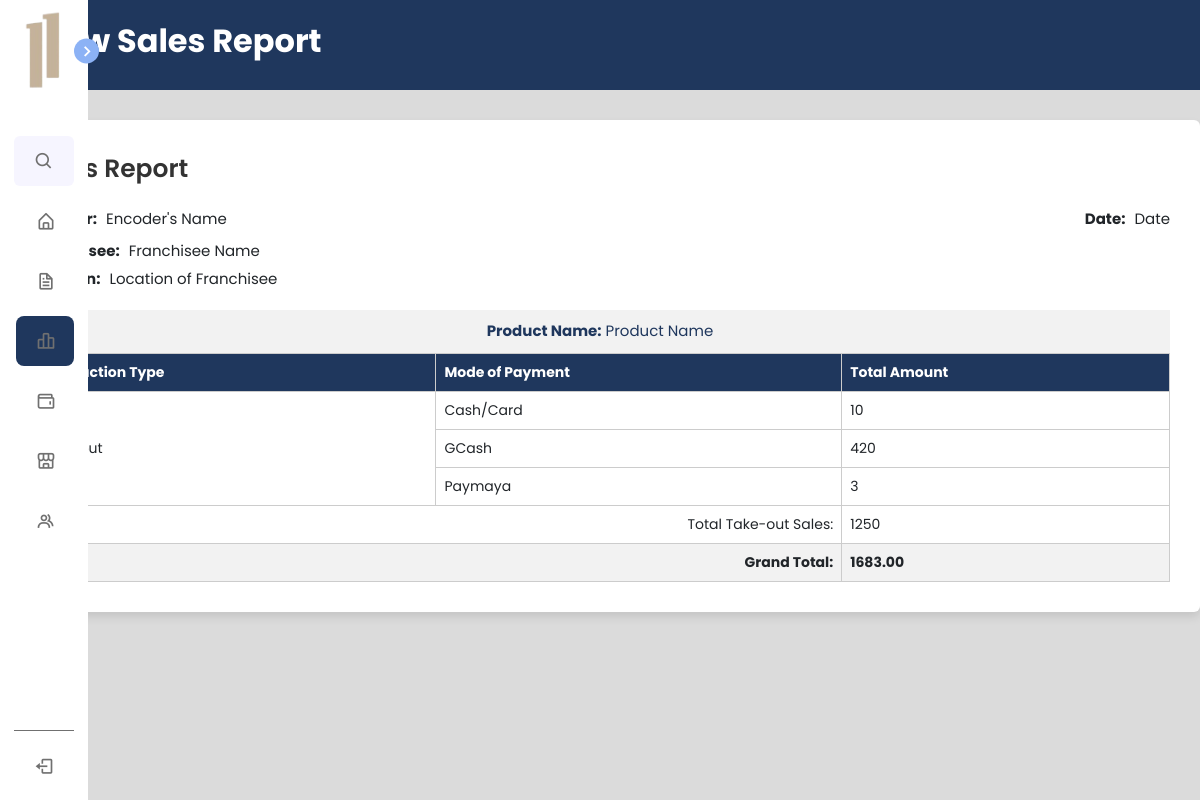
The app's page /pages/salesPerformance/salesReport.php?id=4 with its own data.
### tables this page shows
CREATE TABLE `sales_report` (
  `report_id` bigint(250) NOT NULL,
  `ac_id` bigint(250) NOT NULL,
  `encoder_id` bigint(250) NOT NULL,
  `franchisee` varchar(150) NOT NULL,
  `services` varchar(120) NOT NULL,
  `transactions` text NOT NULL,
  `grand_total` text NOT NULL,
  `date_added` date NOT NULL
);

### pages/salesPerformance/salesReport.php (the view, shortened to what this page needs)
<?php
include ("../../phpscripts/database-connection.php");
$id = isset($_GET['id']) ? $_GET['id'] : null;
$data = [];
$query = "SELECT * FROM sales_report WHERE report_id = '$id'";
$result = mysqli_query($con, $query);
if ($result) {
    if (mysqli_num_rows($result) > 0) {
        $data = mysqli_fetch_assoc($result);
    } else {
        $data['error'] = "No record found with ID: $id";
    }
} else {
    $data['error'] = mysqli_error($con);
}
?>
<!DOCTYPE html>
<html lang="en">
<head>
    <link href="https://cdn.jsdelivr.net/npm/bootstrap@5.3.3/dist/css/bootstrap.min.css" rel="stylesheet"
>
    <link rel="stylesheet" href="../../assets/css/navbar.css">
    <link rel="stylesheet" href="../../assets/css/salesReport.css">
    <link href='https://unpkg.com/boxicons@2.1.4/css/boxicons.min.css' rel='stylesheet'>
</head>
<body>
    <header class="contractheader">
        <div class="container-header">
            <h1 class="title">View Sales Report</h1>
        </div>
    </header>
    <nav class="sidebar close">
        <header>
            <div class="image-text">
                <span class="image">
                    <img src="../../assets/images/BoxLogo.png" alt="logo">
                </span>
            </div>
            <i class='bx bx-chevron-right toggle'></i>
        </header>
        <div class="menu-bar">
            <div class="menu">
                <li class="search-box">
                    <i class='bx bx-search icon'></i>
                </li>
                <ul class="menu-links">
                    <li class="nav-link" id="dashboard-link">
                        <a href="../../dashboard">
                            <i class='bx bx-home-alt icon'></i>
                        </a>
                    </li>
                    <li class="nav-link" id="franchising-link">
                        <a href="../../pages/contract/franchiseeAgreement">
                            <i class='bx bx-file icon'></i>
                        </a>
                    </li>
                    <li class="nav-link active" id="sales-link">
                        <a href="../../pages/salesPerformance/sales">
                            <i class='bx bx-bar-chart-alt-2 icon'></i>
                        </a>
                    </li>
                    <li class="nav-link" id="expenses-link">
                        <a href="../../pages/salesPerformance/expenses">
                            <i class='bx bx-wallet icon'></i>
                        </a>
                    </li>
                    <li class="nav-link" id="inventory-link">
                        <a href="../../pages/inventory/inventory2">
                            <i class='bx bx-store-alt icon'></i>
                        </a>
                    </li>
                    <li class="nav-link" id="manpower-link">
                        <a href="../../pages/manpower/manpower_dashboard">
                            <i class='bx bx-group icon'></i>
                        </a>
                    </li>
                </ul>
            </div>
            <div class="bottom-content">
                <li>
                    <a href="../../phpscripts/user-logout.php">
                        <i class='bx bx-log-out icon'></i>
                    </a>
                </li>
            </div>
        </div>
    </nav>
    <div class="container">
        <header class="header-report">Sales Report</header>
        <header class="header-info">
            <div class="header-section encoder">
                <span class="header-label">Encoder:</span> Encoder's Name
            </div>
            <div class="header-section date">
                <span class="header-label">Date:</span> Date
            </div>
        </header>
        <div class="header-section2">
            <span class="header-label">Franchisee:</span> Franchisee Name
        </div>
        <div class="header-section2">
            <span class="header-label">Location:</span> Location of Franchisee
        </div>
        <table>
            <caption><strong>Product Name:</strong> Product Name</caption>
            <thead>
                <tr>
                    <th>Transaction Type</th>
                    <th>Mode of Payment</th>
                    <th>Total Amount</th>
                </tr>
            </thead>
            <tbody>
                <?php $transactions = explode(',', $data['transactions']);
                if ($data['services'] === "dine-in" || $data['services'] === "take-out") {
                    ?>
                    <tr>
                        <td rowspan="3"><?php echo ucwords($data['services']) ?></td>
                        <td>Cash/Card</td>
                        <td><?php echo $transactions[0] ?></td>
                    </tr>
                    <tr>
                        <td>GCash</td>
                        <td><?php echo $transactions[1] ?></td>
                    </tr>
                    <tr>
                        <td>Paymaya</td>
                        <td><?php echo $transactions[2] ?></td>
                    </tr>
                    <tr>
                        <td colspan="2" style="text-align: right;">Total <?php echo ucwords($data['services']) ?> Sales:
                        </td>
                        <td><?php echo $transactions[3] ?></td>
                    </tr>
                <?php } ?>
            <tfoot>
                <tr>
                    <td colspan="2" style="text-align: right;">Grand Total:</td>
                    <td><?php echo $data['grand_total'] ?></td>
                </tr>
            </tfoot>
            </tbody>
        </table>
    </div>
</body>
</html>

### assets/css/navbar.css (style rules this page uses)
* { font-family: "Poppins", sans-serif; margin: 0; padding: 0; box-sizing: border-box; }
:root { --body-color: #e4e9f7; --sidebar-color: #fff; --primary-color: #695cfe; --primary-color-light: #f6f5ff; --toggle-color: #ddd; --text-color: #707070; --tran-02: all 0.2s ease; --tran-03: all 0.3s ease; --tran-04: all 0.4s ease; --tran-05: all 0.5s ease; }
body { height: 100vh; background: #ededed; }
.sidebar { position: fixed; top: 0; left: 0; height: 100%; width: 250px; padding: 10px 14px; background: var(--sidebar-color); transition: var(--tran-05); z-index: 100; }
.sidebar.close { width: 88px; }
.sidebar .image { min-width: 60px; display: flex; align-items: center; justify-content: center; }
.sidebar li { height: 50px; margin-top: 10px; list-style: none; display: flex; align-items: center; }
.sidebar li .icon { display: flex; align-items: center; justify-content: center; min-width: 60px; font-size: 20px; }
.sidebar li .icon, .sidebar li .text { color: var(--text-color); transition: var(--tran-02); }
.sidebar header { position: relative; }
.sidebar .image-text img { width: 40px; border-radius: 6px; }
.sidebar header .image-text { display: flex; align-items: center; }
.sidebar header .toggle { position: absolute; top: 50%; right: -25px; transform: translateY(-50%) rotate(180deg); height: 25px; width: 25px; background: #8cb2f5; display: flex; align-items: center; justify-content: center; border-radius: 50%; color: var(--sidebar-color); font-size: 22px; transition: var(--tran-03); }
.sidebar.close header .toggle { transform: translateY(-50%); }
.sidebar .menu { margin-top: 35px; }
.sidebar .search-box { background: var(--primary-color-light); border-radius: 6px; }
.sidebar .bottom-content { border-top: 1px solid var(--text-color); }
.sidebar li a { height: 100%; width: 100%; display: flex; align-items: center; text-decoration: none; border-radius: 6px; transition: var(--tran-04); }
.sidebar .menu-bar { height: calc(100% - 80px); display: flex; flex-direction: column; justify-content: space-between; }
.sidebar .menu-links { margin-left: -30px; }
.menu-links .nav-link.active { background-color: #1f375d; border-radius: 8px; }

### assets/css/salesReport.css (style rules this page uses)
* { margin: 0; padding: 0; box-sizing: border-box; font-family: 'Poppins', sans-serif; }
:root { --header-color: #1F375D; }
body { min-height: 100vh; align-items: center; justify-content: center; background-color: rgb(219, 219, 219); }
.contractheader { height: 90px; background: var(--header-color); color: white; display: flex; align-items: center; }
.container-header { margin-left: 30px; }
.title { font-size: 32px; font-weight: bold; }
.container { position: absolute; top: 120px; left: 50%; transform: translateX(-50%); max-width: 1200px; width: 100%; border-radius: 6px; padding: 30px; background-color: #fff; box-shadow: 0 5px 10px rgba(0, 0, 0, 0.1); }
.container .header-report { position: relative; font-size: 25px; font-weight: 600; color: #333; }
.container .header-report::before { content: ""; position: absolute; left: 0; bottom: -2px; height: 3px; width: 27px; border-radius: 8px; background-color: var(--header-color); }
.header-report { margin-bottom: 20px; }
.header-info { margin-bottom: 10px; display: flex; justify-content: space-between; }
.header-section { font-size: 15px; }
.header-section.encoder { flex: 1; }
.header-section.date { text-align: right; }
.header-section2 { display: block; font-size: 15px; margin-top: 5px; }
.header-label { font-weight: bold; margin-right: 5px; }
caption { caption-side: top; font-size: 15px; padding: 10px; background-color: #f2f2f2; text-align: center; color: var(--header-color); }
caption strong { font-weight: bold; }
table { width: 100%; border-collapse: collapse; margin-top: 20px; font-size: 14px; }
th, td { border: 1px solid #ccc; padding: 8px; text-align: left; font-size: 14px; }
th { background-color: var(--header-color); color: white; font-weight: bold; }
tfoot td { background-color: #f2f2f2; font-weight: bold; }

### records on screen
sales_report: transactions "10", transactions "420", transactions "3", services "Take-out", transactions "1250", grand_total "1683.00"
